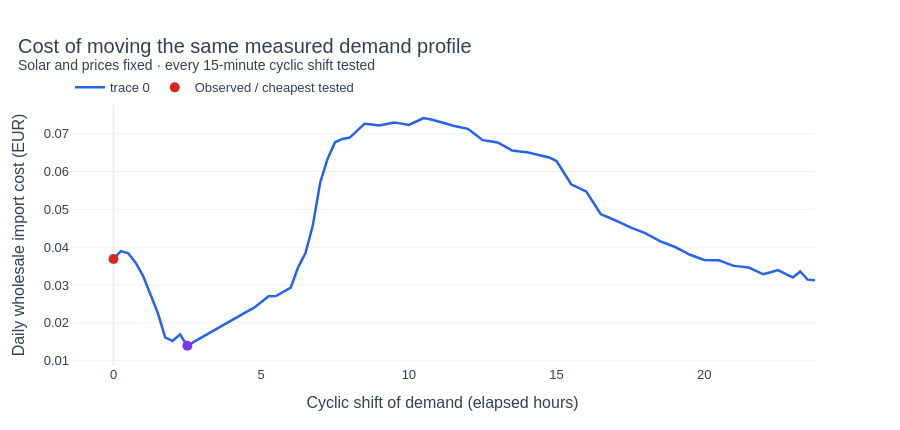

Notebook cell for this chart:
### Markdown cell above
### 🧪 6. Would moving the same demand profile help?
Test every 15-minute shift of the **whole daily demand profile**, keeping solar and prices fixed. The energy and cyclic order of the demand readings stay unchanged. Grid import is recalculated for every shift. This is a hindsight experiment: wrapping across midnight, moving every load, knowing future prices and ignoring staffing or start limits are assumptions, not a feasible production schedule.

### Code cell
savings_eur, import_reduction_kwh = None, None
simulation = None
if selected is not None:
    demand = selected["machine_kw"].to_numpy()
    supply = selected["solar_kw"].to_numpy()
    prices = selected["price_eur_mwh"].to_numpy()
    results = []
    with stage("energy-preserving daily shift scenario", logger=log):
        for shift in range(len(demand)):
            shifted = np.roll(demand, shift)
            imports = np.maximum(shifted - supply, 0) * 0.25
            results.append((shift, float(np.dot(imports, prices) / 1000), float(imports.sum())))
    simulation = pl.DataFrame(results, schema=["shift", "cost_eur", "import_kwh"], orient="row")
    best_cost = simulation.sort(["cost_eur", "shift"]).row(0, named=True)
    best_import = simulation.sort(["import_kwh", "shift"]).row(0, named=True)
    original = results[0]
    savings_eur = original[1] - best_cost["cost_eur"]
    import_reduction_kwh = original[2] - best_import["import_kwh"]
    fig = go.Figure(go.Scatter(x=(simulation["shift"] * 0.25).to_list(),
        y=simulation["cost_eur"].to_list(), mode="lines", line=dict(color=BLUE, width=2.5)))
    fig.add_scatter(x=[0, best_cost["shift"] * 0.25], y=[original[1], best_cost["cost_eur"]],
        mode="markers", marker=dict(color=["#dc2626", PURPLE], size=10), name="Observed / cheapest tested")
    fig.update_xaxes(title="Cyclic shift of demand (elapsed hours)")
    fig.update_yaxes(title="Daily wholesale import cost (EUR)")
    polish(fig, "Cost of moving the same measured demand profile", "Solar and prices fixed · every 15-minute cyclic shift tested")
    report(f"""The original cost is **€{original[1]:.4f}**; the cheapest tested shift costs **€{best_cost['cost_eur']:.4f}**, a difference of **€{savings_eur:.4f}**.
This is a selected-day scenario, not an AI result or proven annual ROI. The best shift is **{best_cost['shift'] * 0.25:.2f} elapsed hours**; feasibility still needs production constraints.""")

### Figure 1 — Plotly figure (JSON) as saved in the notebook; plotly's stock layout.template omitted (floating-point values rounded to 4 significant figures)
{"data": [{"line": {"color": "#2563eb", "width": 2.5}, "mode": "lines", "type": "scatter", "x": [0, 0.25, 0.5, 0.75, 1, 1.25, 1.5, 1.75, 2, 2.25, 2.5, 2.75, 3, 3.25, 3.5, 3.75, 4, 4.25, 4.5, 4.75, 5, 5.25, 5.5, 5.75, 6, 6.25, 6.5, 6.75, 7, 7.25, 7.5, 7.75, 8, 8.25, 8.5, 8.75, 9, 9.25, 9.5, 9.75, 10, 10.25, 10.5, 10.75, 11, 11.25, 11.5, 11.75, 12, 12.25, 12.5, 12.75, 13, 13.25, 13.5, 13.75, 14, 14.25, 14.5, 14.75, 15, 15.25, 15.5, 15.75, 16, 16.25, 16.5, 16.75, 17, 17.25, 17.5, 17.75, 18, 18.25, 18.5, 18.75, 19, 19.25, 19.5, 19.75, 20, 20.25, 20.5, 20.75, 21, 21.25, 21.5, 21.75, 22, 22.25, 22.5, 22.75, 23, 23.25, 23.5, 23.75], "y": [0.03689, 0.03895, 0.03838, 0.03589, 0.03243, 0.02758, 0.0226, 0.01614, 0.0152, 0.01697, 0.01395, 0.0151, 0.01624, 0.01739, 0.01853, 0.01967, 0.02075, 0.02182, 0.02289, 0.02394, 0.02552, 0.02703, 0.02707, 0.0282, 0.02932, 0.03468, 0.03846, 0.04582, 0.05716, 0.0634, 0.06773, 0.06862, 0.06897, 0.07083, 0.07264, 0.07246, 0.07219, 0.07257, 0.07298, 0.07266, 0.07234, 0.07322, 0.07415, 0.07373, 0.0733, 0.07271, 0.07211, 0.07168, 0.07128, 0.06981, 0.0683, 0.06798, 0.06769, 0.06664, 0.06554, 0.0653, 0.06512, 0.06462, 0.06409, 0.06371, 0.06277, 0.05971, 0.05657, 0.05565, 0.05474, 0.05175, 0.04869, 0.04791, 0.04714, 0.0462, 0.04524, 0.04448, 0.04371, 0.04265, 0.04159, 0.04085, 0.04011, 0.03909, 0.03806, 0.03734, 0.03662, 0.03656, 0.03653, 0.0358, 0.03506, 0.03487, 0.03462, 0.03373, 0.03284, 0.03337, 0.03395, 0.03298, 0.032, 0.03359, 0.03143, 0.03127]}, {"marker": {"color": ["#dc2626", "#7c3aed"], "size": 10}, "mode": "markers", "name": "Observed / cheapest tested", "type": "scatter", "x": [0, 2.5], "y": [0.03689, 0.01395]}], "layout": {"bargap": 0.3, "font": {"color": "#334155", "family": "Arial", "size": 13}, "height": 430, "hoverlabel": {"bgcolor": "white"}, "legend": {"orientation": "h", "x": 0, "y": 1.01, "yanchor": "bottom"}, "margin": {"b": 65, "l": 70, "r": 85, "t": 105}, "paper_bgcolor": "white", "plot_bgcolor": "white", "title": {"font": {"size": 20}, "text": "Cost of moving the same measured demand profile<br><sup>Solar and prices fixed · every 15-minute cyclic shift tested</sup>", "x": 0.02}, "xaxis": {"automargin": true, "showgrid": false, "title": {"text": "Cyclic shift of demand (elapsed hours)"}}, "yaxis": {"automargin": true, "gridcolor": "#eef2f7", "title": {"text": "Daily wholesale import cost (EUR)"}}}}
